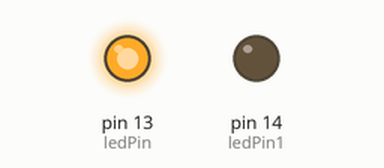
This sketch was run on a simulated Arduino Uno, built with avr-gcc and run on an emulated ATmega328P. Shown: output pins drawn as LEDs (lit = HIGH).

Above: at 0.5 s.
At 2.5 s:
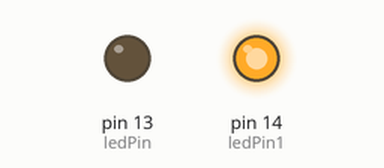
At 3.5 s:
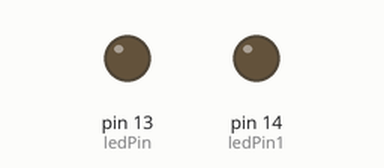
Timing chart, 0 to 5.2 s (numbered marks = the images above):
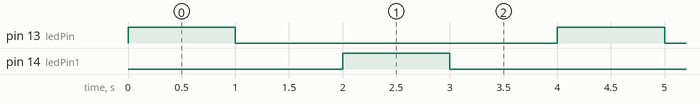

Measured:
- by itself, pin 13 (ledPin), pin 14 (ledPin1): alternates HIGH for 1.0 s and LOW for 3.0 s
- by itself, everything shown: repeats every 4.0 s, in 4 steps

The sketch:

blinking_led.ino
```cpp
const int ledPin = 13;           // LED is connected to digital pin 13
//const int ledPin = 13 port 14 of arduino =D5 AND PORT 13 = D 12
const int ledPin1 = 14;

void setup() {
  pinMode(ledPin1, OUTPUT);
  pinMode(ledPin, OUTPUT);         // sets digital pin as an output
}

void loop() {
  // put your main code here, to run repeatedly:

  digitalWrite(ledPin, HIGH);     // sets the LED on
  delay(1000);              // waits for a second
  digitalWrite(ledPin, LOW);     // sets the LED off
  delay(1000);              // waits for one second
  digitalWrite(ledPin1, HIGH);     // sets the LED on
  delay(1000);              // waits for a second
  digitalWrite(ledPin1, LOW);     // sets the LED off
  delay(1000);              // waits for one second
}
```
